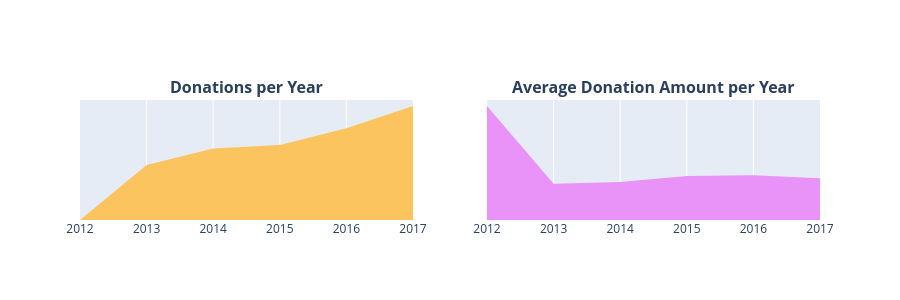

The notebook cell this image was saved under:
### Markdown cell above
## 3.4 ¿Qué Montos de Donación se Recibieron y en Qué Momentos?

Donaciones por Año

*  3.4.1 Número de Donaciones por Año

* 3.4.2 Monto Promedio de las Donaciones por Año

### Code cell
donations_df['Donation Date'] = pd.to_datetime(donations_df['Donation Received Date'])
donations_df['Donation Year'] = donations_df['Donation Date'].dt.year
donations_df['Donation Month'] = donations_df['Donation Date'].dt.month
donations_df['Donation Day'] = donations_df['Donation Date'].dt.day
donations_df['Donation Weekday'] = donations_df['Donation Date'].dt.weekday
donations_df['Donation Hour'] = donations_df['Donation Date'].dt.hour

t1 = donations_df.groupby(['Donation Year']).agg({'Donation Month' : 'count', 'Donation Amount' : 'mean'}).reset_index().rename(columns={'Donation Month' : 'Total Donations', 'Donation Amount' : 'Average Amount'})
x = t1['Donation Year']
y1 = t1['Total Donations']
y2 = t1['Average Amount']
trace1 = go.Scatter(x=x[:-1], y=y1[:-1], fill='tozeroy', fillcolor = '#fcc45f', mode= 'none')
trace2 = go.Scatter(x=x[:-1], y=y2[:-1], fill='tozeroy', fillcolor = "#e993f9", mode= 'none')
fig = tools.make_subplots(rows=1, cols=2, print_grid=False, subplot_titles = ["<b>Donations per Year</b>", "<b>Average Donation Amount per Year</b>"])
fig.append_trace(trace1, 1, 1);
fig.append_trace(trace2, 1, 2);

fig['layout'].update(height=300, showlegend=False, yaxis=dict(
        autorange=True,
        showgrid=False,
        zeroline=False,
        showline=False,
        ticks='',
        showticklabels=False
    ), yaxis2=dict(
        autorange=True,
        showgrid=False,
        zeroline=False,
        showline=False,
        ticks='',
        showticklabels=False
    ));
iplot(fig);

### Figure 1 — Plotly figure (JSON) as saved in the notebook; plotly's stock layout.template omitted (floating-point values rounded to 4 significant figures)
{"data": [{"fill": "tozeroy", "fillcolor": "#fcc45f", "mode": "none", "type": "scatter", "x": [2012, 2013, 2014, 2015, 2016, 2017], "xaxis": "x", "y": [149, 573983, 746608, 783362, 957265, 1190542], "yaxis": "y"}, {"fill": "tozeroy", "fillcolor": "#e993f9", "mode": "none", "type": "scatter", "x": [2012, 2013, 2014, 2015, 2016, 2017], "xaxis": "x2", "y": [166.7, 53.01, 55.53, 64.45, 65.45, 61.21], "yaxis": "y2"}], "layout": {"annotations": [{"font": {"size": 16}, "showarrow": false, "text": "<b>Donations per Year</b>", "x": 0.225, "xanchor": "center", "xref": "paper", "y": 1, "yanchor": "bottom", "yref": "paper"}, {"font": {"size": 16}, "showarrow": false, "text": "<b>Average Donation Amount per Year</b>", "x": 0.775, "xanchor": "center", "xref": "paper", "y": 1, "yanchor": "bottom", "yref": "paper"}], "height": 300, "showlegend": false, "xaxis": {"anchor": "y", "domain": [0, 0.45]}, "xaxis2": {"anchor": "y2", "domain": [0.55, 1]}, "yaxis": {"anchor": "x", "autorange": true, "domain": [0, 1], "showgrid": false, "showline": false, "showticklabels": false, "ticks": "", "zeroline": false}, "yaxis2": {"anchor": "x2", "autorange": true, "domain": [0, 1], "showgrid": false, "showline": false, "showticklabels": false, "ticks": "", "zeroline": false}}}
